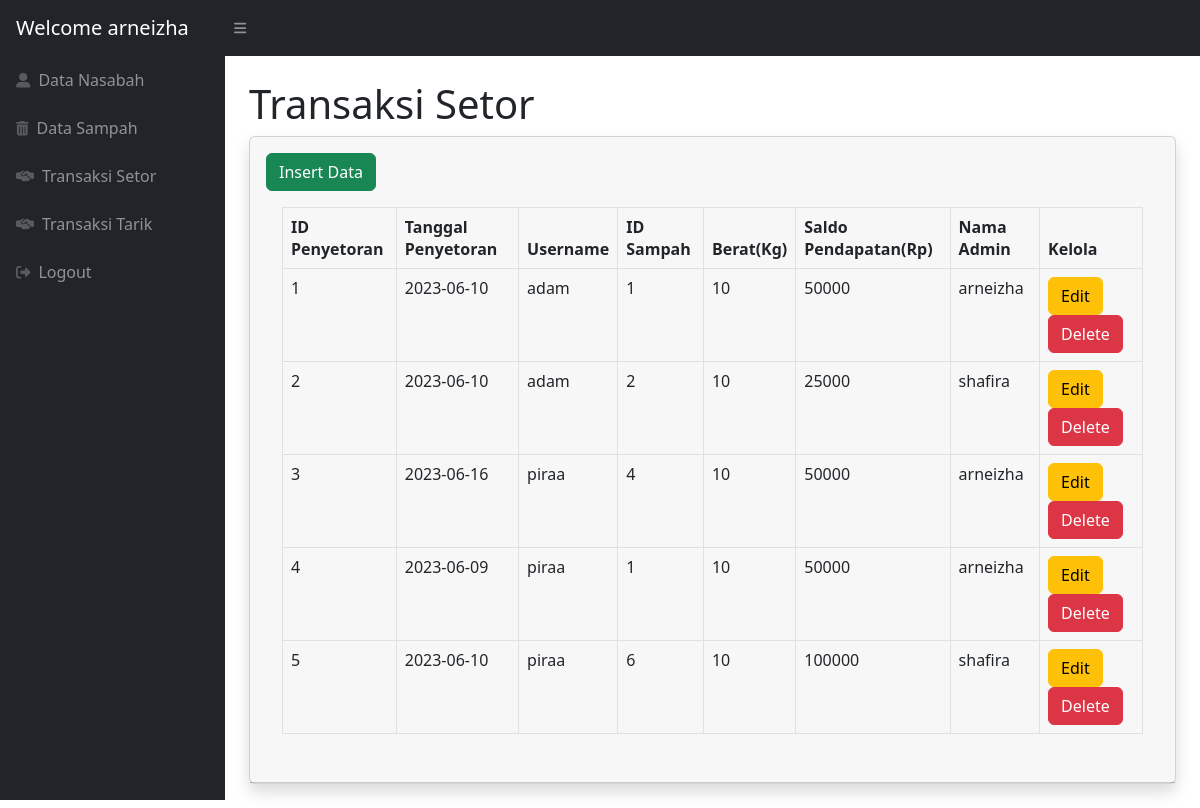
/tsetor.php (signed in), run on the app's committed database.
### tables this page shows
CREATE TABLE IF NOT EXISTS `t_setor` (
  `ID_setor` int(11) NOT NULL AUTO_INCREMENT,
  `tanggal` date NOT NULL,
  `username` varchar(50) DEFAULT NULL,
  `ID_sampah` int(11) NOT NULL DEFAULT 0,
  `berat` int(11) NOT NULL DEFAULT 0,
  `saldopendapatan` int(11) NOT NULL DEFAULT 0,
  `admin` varchar(50) NOT NULL DEFAULT '0',
  PRIMARY KEY (`ID_setor`),
  KEY `FK_t_setor_sampah` (`ID_sampah`),
  KEY `FK_t_setor_nasabah` (`username`),
  KEY `FK_t_setor_admin` (`admin`),
  CONSTRAINT `FK_t_setor_admin` FOREIGN KEY (`admin`) REFERENCES `admin` (`username`),
  CONSTRAINT `FK_t_setor_nasabah` FOREIGN KEY (`username`) REFERENCES `nasabah` (`username`),
  CONSTRAINT `FK_t_setor_sampah` FOREIGN KEY (`ID_sampah`) REFERENCES `sampah` (`ID_sampah`)
);

### tsetor.php (the view, shortened to what this page needs)
<?php
include "koneksi.php";
$username = $_SESSION['username'];
?>
<head>
  <link href="https://cdn.jsdelivr.net/npm/simple-datatables@7.1.2/dist/style.min.css" rel="stylesheet" />
  <link href="css/styles.css" rel="stylesheet" />
</head>
<body class="sb-nav-fixed">
  <nav class="sb-topnav navbar navbar-expand navbar-dark bg-dark">
    <a class="navbar-brand ps-3">Welcome <?php echo $username; ?></a>
    <button class="btn btn-link btn-sm order-1 order-lg-0 me-4 me-lg-0" id="sidebarToggle" href="#!"><i class="fas fa-bars"></i></button>
  </nav>
  <div id="layoutSidenav">
    <div id="layoutSidenav_nav">
      <nav class="sb-sidenav accordion sb-sidenav-dark" id="sidenavAccordion">
        <div class="sb-sidenav-menu">
          <div class="nav">
            <a class="nav-link" href="dashboard.php">
              <div class="sb-nav-link-icon"><i class="fas fa-user-alt"></i></div>
              Data Nasabah
            </a>
            <a class="nav-link" href="data_sampah.php">
              <div class="sb-nav-link-icon"><i class="fas fa-trash-alt"></i></div>
              Data Sampah
            </a>
            <a class="nav-link" href="tsetor.php">
              <div class="sb-nav-link-icon"><i class="fas fa-handshake-alt"></i></div>
              Transaksi Setor
            </a>
            <a class="nav-link" href="ttarik.php">
              <div class="sb-nav-link-icon"><i class="fas fa-handshake-alt"></i></div>
              Transaksi Tarik
            </a>
            <a class="nav-link" href="index.html">
              <div class="sb-nav-link-icon"><i class="fas fa-sign-out-alt"></i></div>
              Logout
            </a>
      </nav>
    </div>
    <div id="layoutSidenav_content">
      <main>
        <div class="container-fluid px-4">
          <h1 class="mt-4">Transaksi Setor</h1>
          <div class="card shadow mb-4">
            <div class="card-header py-3">
              <a href="input_setor.php">
                <button type="button" class="btn btn-success">Insert Data</button>
              </a>
              <div class="card-body">
                <div class="table-responsive">
                  <table class="table table-bordered" id="dataTable" width="100%" cellspacing="0">
                    <thead>
                      <tr>
                        <th>ID Penyetoran</th>
                        <th>Tanggal Penyetoran</th>
                        <th>Username</th>
                        <th>ID Sampah</th>
                        <th>Berat(Kg)</th>
                        <th>Saldo Pendapatan(Rp)</th>
                        <th>Nama Admin</th>
                        <th>Kelola</th>
                      </tr>
                    </thead>
                    <?php
                    $tampil = mysqli_query($conn, "select * from t_setor");
                    $ID_setor = 1;
                    while ($hasil = mysqli_fetch_array($tampil)) {
                    ?>
                      <tr>
                        <td><?php echo $ID_setor++; ?></td>
                        <td><?php echo $hasil['tanggal']; ?></td>
                        <td><?php echo $hasil['username']; ?></td>
                        <td><?php echo $hasil['ID_sampah']; ?></td>
                        <td><?php echo $hasil['berat']; ?></td>
                        <td><?php echo $hasil['saldopendapatan']; ?></td>
                        <td><?php echo $hasil['admin']; ?></td>
                        <td>
                          <a href="form_edit_tsetor.php?id=<?php echo $hasil['ID_setor']; ?>"><button type="button" class="btn btn-warning">Edit</button></a>
                          <a href="delsetor.php?ID_setor=<?php echo $hasil['ID_setor']; ?>"><button type="button" class="btn btn-danger">Delete</button></a>
                        </td>
                      </tr>
                    <?php
                    }
                    ?>
                  </table>
                </div>
              </div>
            </div>
          </div>
      </main>
    </div>
  </div>
</body>

### data on the page
t_setor: tanggal "2023-06-10", username "adam", ID_sampah "1", berat "10", saldopendapatan "50000", admin "arneizha"
t_setor: tanggal "2023-06-10", username "adam", ID_sampah "2", berat "10", saldopendapatan "25000", admin "shafira"
t_setor: tanggal "2023-06-16", username "piraa", ID_sampah "4", berat "10", saldopendapatan "50000", admin "arneizha"
t_setor: tanggal "2023-06-09", username "piraa", ID_sampah "1", berat "10", saldopendapatan "50000", admin "arneizha"
t_setor: tanggal "2023-06-10", username "piraa", ID_sampah "6", berat "10", saldopendapatan "100000", admin "shafira"

### other printed values
$username "arneizha"
